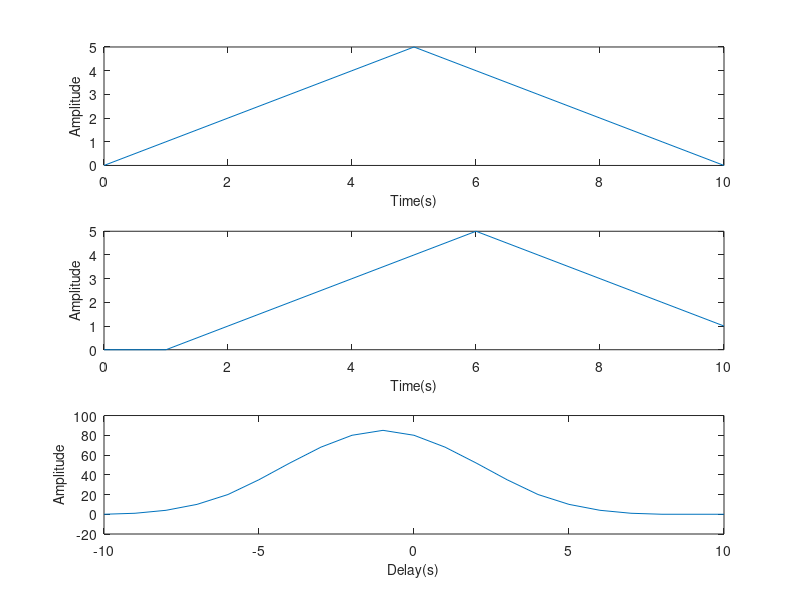

The MATLAB source for this figure:
set(0,'defaultfigurecolor','w') ;
fontsize = 10;
t = 0:10;
x1 = [0,1,2,3,4,5,4,3,2,1,0];
x2 = [0,0,1,2,3,4,5,4,3,2,1];
subplot(311);
plot(t,x1);
xlabel('Time(s)','FontSize',fontsize);
ylabel('Amplitude','FontSize',fontsize);
subplot(312);
plot(t,x2);
xlabel('Time(s)','FontSize',fontsize);
ylabel('Amplitude','FontSize',fontsize);
subplot(313);
r = xcorr(x1,x2);
t1 = -10:1:10;
plot(t1, r);
xlabel('Delay(s)','FontSize',fontsize);
ylabel('Amplitude','FontSize',fontsize);